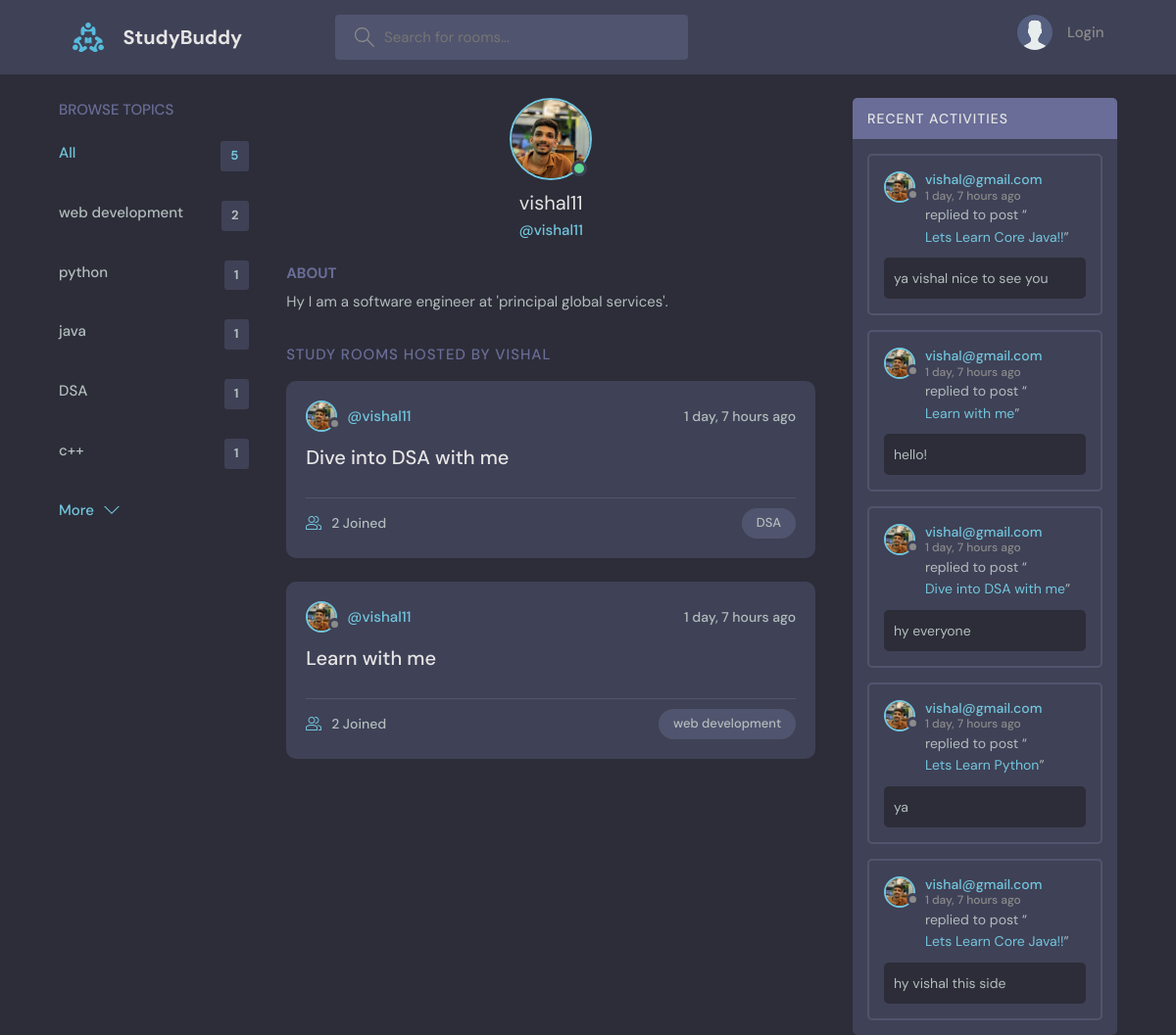
The page /profile/2 on the database its author committed.
### base/models.py (models this page shows, shortened)
class Topic(models.Model):
    name = models.CharField(max_length=200)

class User(AbstractUser):
    name = models.CharField(max_length=200, null=True)
    email = models.EmailField(unique=True, null=True)
    bio = models.TextField(null=True)
    avatar = models.ImageField(null=True, default='avatar.svg')
    USERNAME_FIELD = 'email'
    REQUIRED_FIELDS = []

class Room(models.Model):
    host = models.ForeignKey(User, on_delete=models.SET_NULL, null=True)
    topic = models.ForeignKey(Topic, on_delete=models.SET_NULL, null=True)
    name = models.CharField(max_length=200)
    description = models.TextField(null=True)
    participants = models.ManyToManyField(User, related_name='participants', blank=True)
    updated = models.DateTimeField(auto_now=True)
    created = models.DateTimeField(auto_now_add=True)
    class Meta:
        ordering = ['-updated', '-created']
    def __str__(self):
        return self.name

class Message(models.Model):
    user = models.ForeignKey(User, on_delete=models.CASCADE)
    room = models.ForeignKey(Room, on_delete=models.CASCADE)
    body = models.TextField()
    updated = models.DateTimeField(auto_now=True)
    created = models.DateTimeField(auto_now_add=True)
    class Meta:
        ordering = ['-updated', '-created']

### base/views.py (the view)
# urls.py: path('profile/<str:pk>', views.userProfile, name='user-profile'),
def userProfile(request, pk):
    user = User.objects.get(id=pk)
    rooms = user.room_set.all()
    room_messages = user.message_set.all()
    topics = Topic.objects.all()
    context = {'user':user, 'rooms':rooms, 'room_messages':room_messages, 'topics':topics}
    return render(request, 'base/profile.html', context)

### base/templates/base/profile.html (shortened to what this page needs)
{% extends 'main.html' %}
{% block content %}
  <main class="profile-page layout layout--3">
    <div class="container">
      {% include 'base/topics_component.html' %}
      <div class="roomList">
        <div class="profile">
          <div class="profile__avatar">
            <div class="avatar avatar--large active">
              <img src="{{user.avatar.url}}" />
            </div>
          </div>
          <div class="profile__info">
            <h3>{{user.username}}</h3>
            <p>@{{user.username}}</p>
          </div>
          <div class="profile__about">
            <h3>About</h3>
            <p>
              {{user.bio}}
            </p>
          </div>
        </div>
        <div class="roomList__header">
          <div>
            <h2>Study Rooms Hosted by {{user.name}}</a>
            </h2>
          </div>
        </div>
        {% include 'base/feed_component.html' %}
      </div>
      {% include 'base/activity_component.html' %}
    </div>
  </main>
</body>
</html>
{% endblock %}

### templates/main.html (shortened to what this page needs)
<!DOCTYPE html>
{% load static %}
<html lang="en">
  <head>
    <link rel="stylesheet" href="{% static 'styles/style.css' %}" />
  </head>
  <body>
    {% include 'navbar.html' %}
    {% block content %}
    {% endblock %}
  </body>
</html>

### templates/navbar.html (shortened to what this page needs)
{% load static %}
<header class="header header--loggedIn">
    <div class="container">
      <a href="{% url 'home' %}" class="header__logo">
        <img src="{% static 'images/logo.svg' %}" />
        <h1>StudyBuddy</h1>
      </a>
      <form class="header__search" method="GET" action="{% url 'home' %}">
        <label>
          <input name="q" placeholder="Search for rooms..." />
        </label>
      </form>
      <nav class="header__menu">
        {% if request.user.is_authenticated %}
        <div class="header__user">
          <a href="{% url 'update-user' %}">
            <div class="avatar avatar--medium active">
              <img src="{{request.user.avatar.url}}" />
            </div>
            <p>{{request.user.username}}<span>@{{request.user.username}}</span></p>
          </a>
          <button class="dropdown-button">
            <svg version="1.1" xmlns="http://www.w3.org/2000/svg" width="32" height="32" viewBox="0 0 32 32">
              <title>chevron-down</title>
              <path d="M16 21l-13-13h-3l16 16 16-16h-3l-13 13z"></path>
            </svg>
          </button>
        </div>
        {% else %}
        <a href="{% url 'login' %}">
          <img src="{% static 'images/avatar.svg' %}" />
          <p>Login</p>
        </a>
        {% endif %}
      </nav>
    </div>
  </header>

### base/templates/base/topics_component.html
<div class="topics">
    <div class="topics__header">
      <h2>Browse Topics</h2>
    </div>
    <ul class="topics__list">
      <li>
        <a href="{% url 'home' %}" class="active">All <span>{{topics.count}}</span></a>
      </li>
      {% for topic in topics %}
      <li>
        <a href="{% url 'home' %}?q={{topic.name}}">{{topic.name}} <span>{{topic.room_set.all.count}}</span></a>
      </li>
      {% endfor %}
    </ul>
    <a class="btn btn--link" href="{% url 'topics' %}">
      More
      <svg version="1.1" xmlns="http://www.w3.org/2000/svg" width="32" height="32" viewBox="0 0 32 32">
        <title>chevron-down</title>
        <path d="M16 21l-13-13h-3l16 16 16-16h-3l-13 13z"></path>
      </svg>
    </a>
  </div>

### base/templates/base/feed_component.html (shortened to what this page needs)
{% for room in rooms%}
<div class="roomListRoom">
    <div class="roomListRoom__header">
      <a href="{% url 'user-profile' room.host.id %}" class="roomListRoom__author">
        <div class="avatar avatar--small">
          <img src="{{ room.host.avatar.url }}" />
        </div>
        <span>@{{room.host.username}}</span>
      </a>
      <div class="roomListRoom__actions">
        <span>{{room.created|timesince}} ago</span>
      </div>
    </div>
    <div class="roomListRoom__content">
      <a href="{% url 'room' room.id %}">{{room.name}}</a>
    </div>
    <div class="roomListRoom__meta">
      <a href="{% url 'room' room.id %}" class="roomListRoom__joined">
        {{room.participants.all.count}} Joined
      </a>
      <p class="roomListRoom__topic">{{room.topic.name}}</p>
    </div>
  </div>
{% endfor %}

### base/templates/base/activity_component.html (shortened to what this page needs)
<div class="activities">
    <div class="activities__header">
      <h2>Recent Activities</h2>
    </div>
    {% for message in room_messages %}
    <div class="activities__box">
      <div class="activities__boxHeader roomListRoom__header">
        <a href="{% url 'user-profile' message.user.id %}" class="roomListRoom__author">
          <div class="avatar avatar--small">
            <img src="{{message.user.avatar.url}}" />
          </div>
          <p>
            {{message.user}}
            <span>{{message.created|timesince}} ago</span>
          </p>
        </a>
      </div>
      <div class="activities__boxContent">
        <p>replied to post “<a href="{% url 'room' message.room.id %}">{{message.room}}</a>”</p>
        <div class="activities__boxRoomContent">
          {{message.body}}
        </div>
      </div>
    </div>
    {% endfor %}
  </div>

### rows shown on the page
Topic: name "web development", room_set.all.count "2"
Topic: name "python", room_set.all.count "1"
Topic: name "java", room_set.all.count "1"
Topic: name "DSA", room_set.all.count "1"
Topic: name "c++", room_set.all.count "1"
User: avatar (picture), username "vishal11", bio "Hy I am a software engineer at 'principal global services'.", name "VISHAL"
Room: host.avatar (picture), host.username "vishal11", created "1 day, 7 hours", name "Dive into DSA with me", participants.all.count "2", topic.name "DSA"
Room: host.avatar (picture), host.username "vishal11", created "1 day, 7 hours", name "Learn with me", participants.all.count "2", topic.name "web development"
Message: user.avatar (picture), user "vishal@gmail.com", created "1 day, 7 hours", room "Lets Learn Core Java!!", body "ya vishal nice to see you"
Message: user.avatar (picture), user "vishal@gmail.com", created "1 day, 7 hours", room "Learn with me", body "hello!"
Message: user.avatar (picture), user "vishal@gmail.com", created "1 day, 7 hours", room "Dive into DSA with me", body "hy everyone"
Message: user.avatar (picture), user "vishal@gmail.com", created "1 day, 7 hours", room "Lets Learn Python", body "ya"
Message: user.avatar (picture), user "vishal@gmail.com", created "1 day, 7 hours", room "Lets Learn Core Java!!", body "hy vishal this side"

### other values the page prints
{{ topics.count }} "5"
